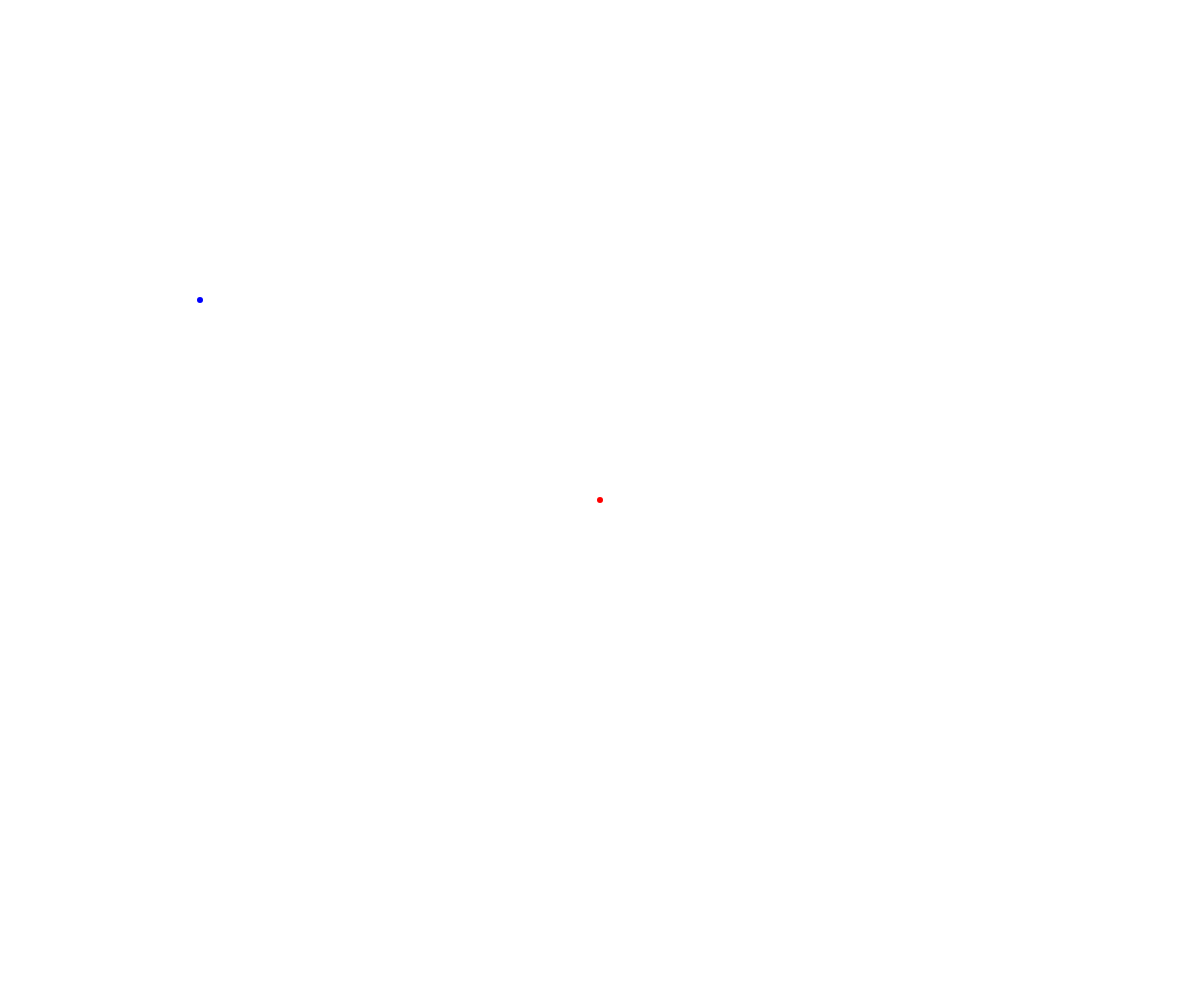
Frame 1 (no input)
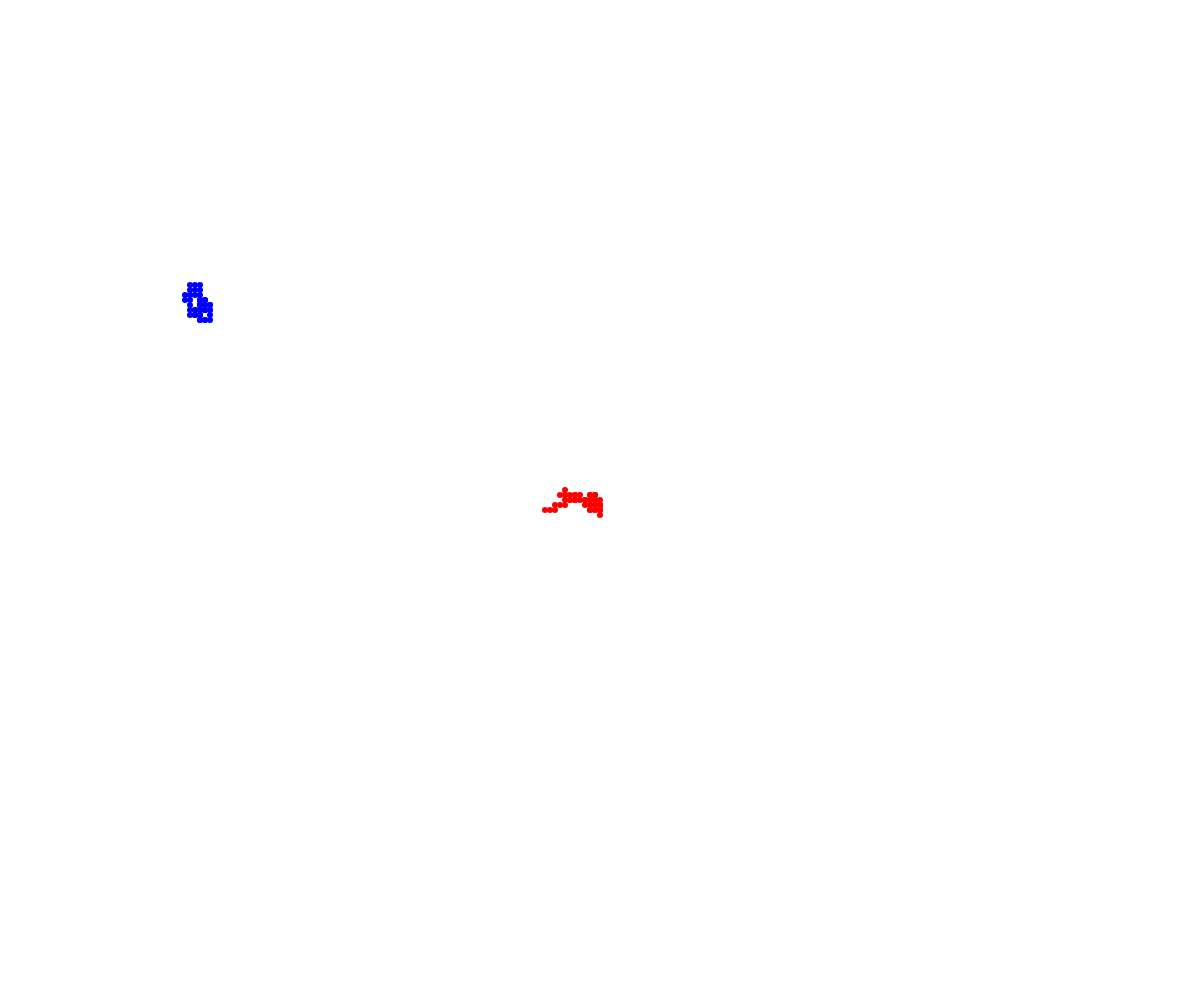
Frame 60 (no input)
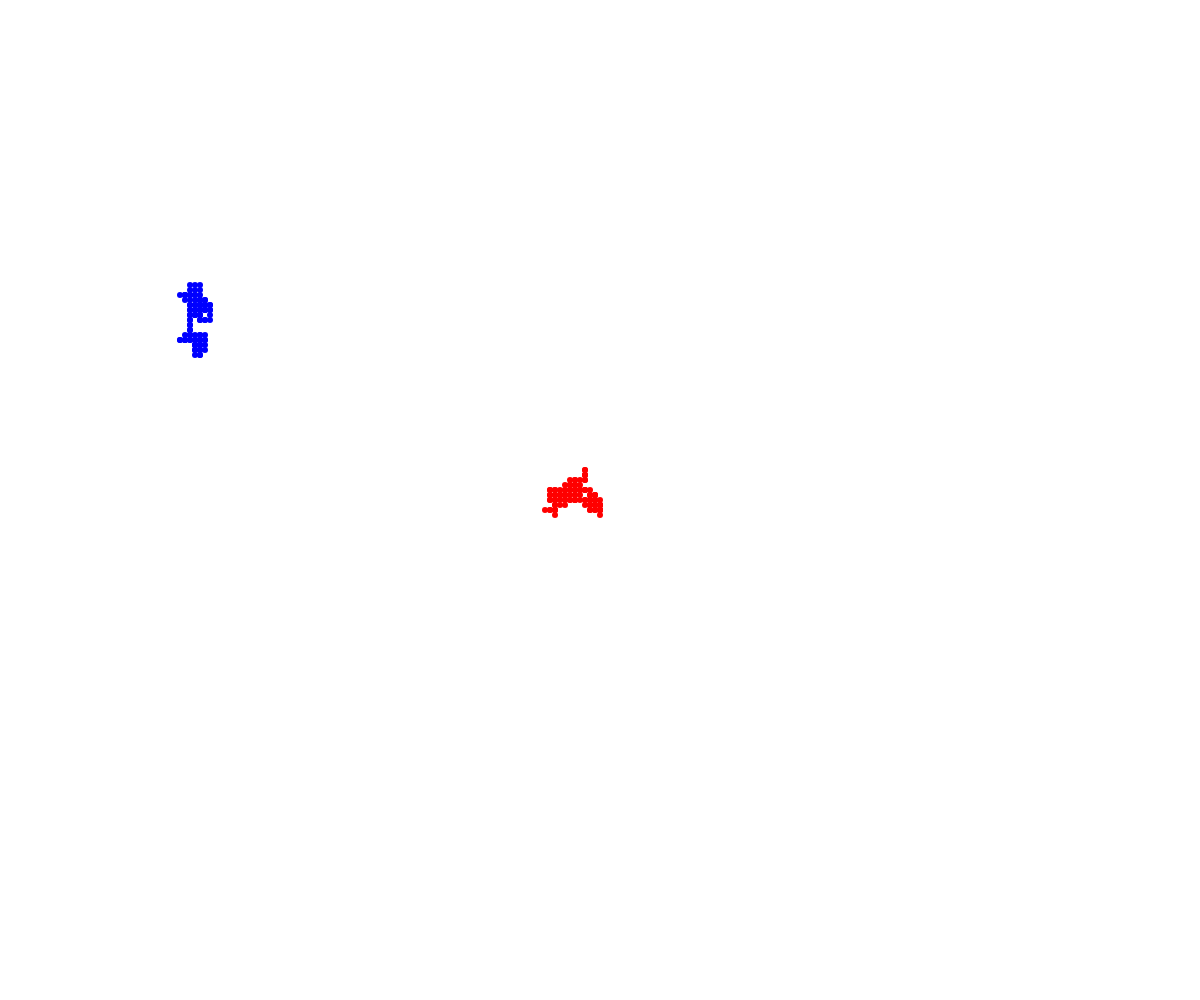
Frame 120 (the mouse pressed at the canvas centre since frame 60)

The p5.js sketch that drew these frames (run headless with seeded random() and noise() and a simulated clock; from frame 60 on, the mouse is pressed at the canvas centre):

// p5.js sketch
// ── sketch.js
// Walker OOP Demo
// Radia Jannat
// November 13, 2024

class Walker {
  constructor(x, y, theColour) {
    this.x = x;
    this.y = y;
    this.speed = 5;
    this.radius = 3;
    this.colour = theColour;
  }
  display() {
    noStroke();
    fill(this.colour);
    circle(this.x, this.y, this.radius*2);
  }
  move() {
    let choice = random(100);
    if (choice < 25) {
      // up
      this.y -= this.speed;
    }
    else if (choice < 50) {
      // down
      this.y += this.speed;
    }
    else if (choice < 75) {
      // left
      this.x -= this.speed;
    }
    else if (choice < 100) {
      // right
      this.x += this.speed;
    }
  }
}

let winston;
let radia;

function setup() {
  createCanvas(windowWidth, windowHeight);
  winston = new Walker(width/2, height/2, "red");
  radia = new Walker(200, 300, "blue");
}

function draw() {

  winston.display();
  radia.display();

  winston.move();
  radia.move();
}
